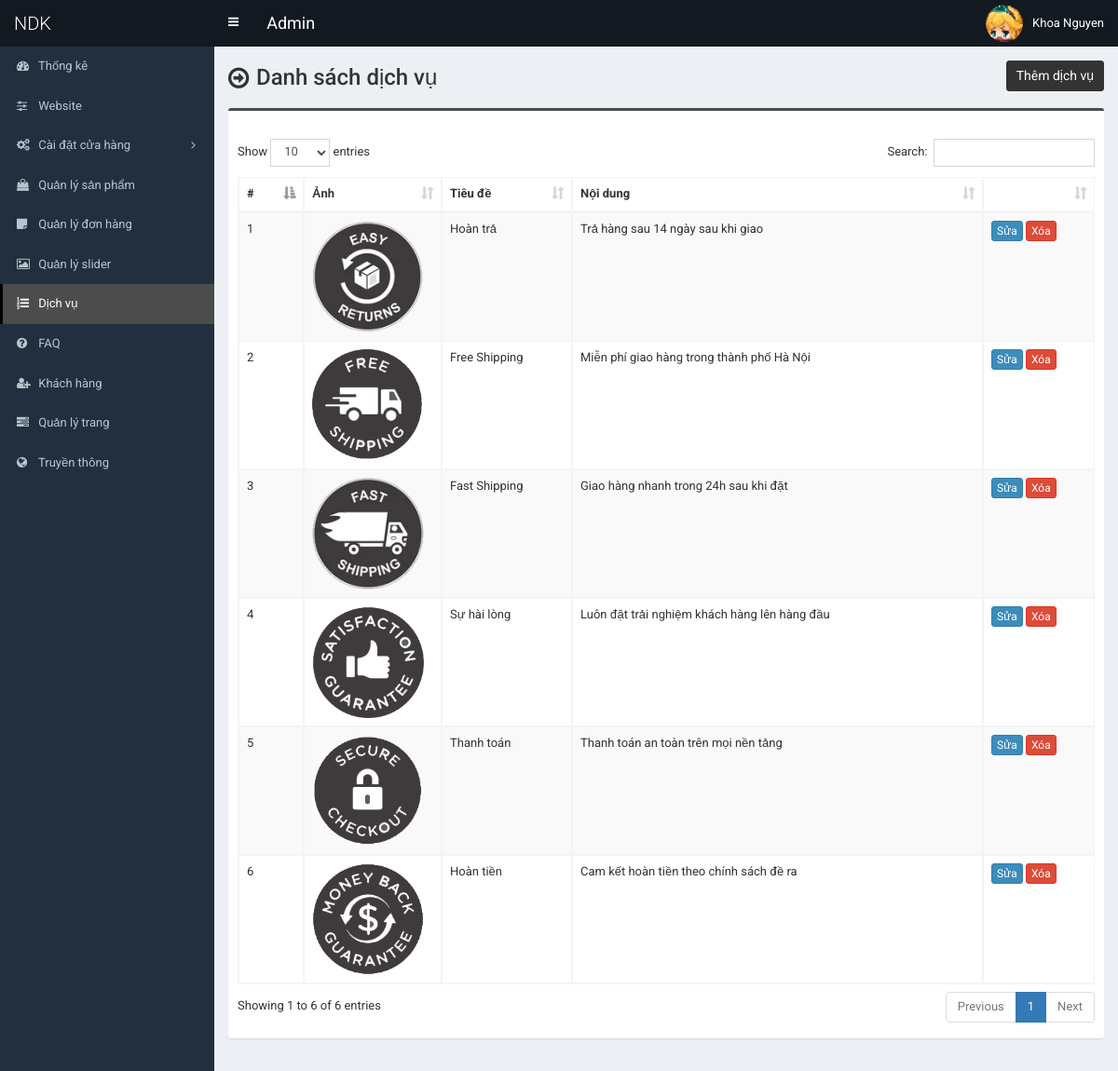
Screenshot of /admin/service.php (signed in) with the database file from the repository.
### tables this page shows
CREATE TABLE `tbl_service` (
  `id` int(11) NOT NULL,
  `title` varchar(255) NOT NULL,
  `content` text NOT NULL,
  `photo` varchar(255) NOT NULL
);

### admin/service.php (the view, shortened to what this page needs)
<?php require_once('header.php'); ?>
<section class="content-header">
	<div class="content-header-left">
		<h1>Danh sách dịch vụ</h1>
	</div>
	<div class="content-header-right">
		<a href="service-add.php" class="btn btn-primary btn-sm">Thêm dịch vụ</a>
	</div>
</section>
<section class="content">
	<div class="row">
		<div class="col-md-12">
			<div class="box box-info">
				<div class="box-body table-responsive">
					<table id="example1" class="table table-bordered table-hover table-striped">
						<thead>
							<tr>
								<th width="30">#</th>
								<th>Ảnh</th>
								<th width="100">Tiêu đề</th>
								<th>Nội dung</th>
								<th width="80"></th>
							</tr>
						</thead>
						<tbody>
							<?php
							$i=0;
							$statement = $pdo->prepare("SELECT * FROM tbl_service");
							$statement->execute();
							$result = $statement->fetchAll(PDO::FETCH_ASSOC);
							foreach ($result as $row) {
								$i++;
								?>
								<tr>
									<td><?php echo $i; ?></td>
									<td style="width:130px;"><img src="../assets/uploads/<?php echo $row['photo']; ?>" alt="<?php echo $row['title']; ?>" style="width:120px;"></td>
									<td><?php echo $row['title']; ?></td>
									<td><?php echo $row['content']; ?></td>
									<td>
										<a href="service-edit.php?id=<?php echo $row['id']; ?>" class="btn btn-primary btn-xs">Sửa</a>
										<a href="#" class="btn btn-danger btn-xs" data-href="service-delete.php?id=<?php echo $row['id']; ?>" data-toggle="modal" data-target="#confirm-delete">Xóa</a>
									</td>
								</tr>
								<?php
							}
							?>
						</tbody>
					</table>
				</div>
			</div>
		</div>
	</div>
</section>
<?php require_once('footer.php'); ?>

### admin/style.css (style rules this page uses)
body { font-size: 13px; font-family: "Roboto", sans-serif; }
.content-header > h1, .content-header .content-header-left h1 { font-family: "Roboto", sans-serif; }
.box-info { padding-top: 20px; }
.content-header { overflow: hidden; }
.content-header .content-header-left { float: left; padding-top: 5px; }
.content-header .content-header-right { float: right; }
.content-header .content-header-left h1 { margin-top: 0; margin-bottom: 0; padding-left: 30px; padding-bottom: 5px; font-size: 24px; position: relative; }
.content-header .content-header-left h1:before { position: absolute; top: 0; left: 0; font-family: "FontAwesome", sans-serif; font-size: 26px; content: "\f18e"; }
.content-header .content-header-right a { position: relative; font-size: 14px; }
.box.box-info { border-top-color: #4c4c4c; }
.content-header .content-header-right a { background-color: #333333; border-color: #333333; }

### rows the page displays
tbl_service: photo (picture), title "Hoàn trả", content "Trả hàng sau 14 ngày sau khi giao"
tbl_service: photo (picture), title "Free Shipping", content "Miễn phí giao hàng trong thành phố Hà Nội"
tbl_service: photo (picture), title "Fast Shipping", content "Giao hàng nhanh trong 24h sau khi đặt"
tbl_service: photo (picture), title "Sự hài lòng", content "Luôn đặt trải nghiệm khách hàng lên hàng đầu"
tbl_service: photo (picture), title "Thanh toán", content "Thanh toán an toàn trên mọi nền tảng"
tbl_service: photo (picture), title "Hoàn tiền", content "Cam kết hoàn tiền theo chính sách đề ra"

### other values shown
$_SESSION['user']['full_name'] "Khoa Nguyen"
